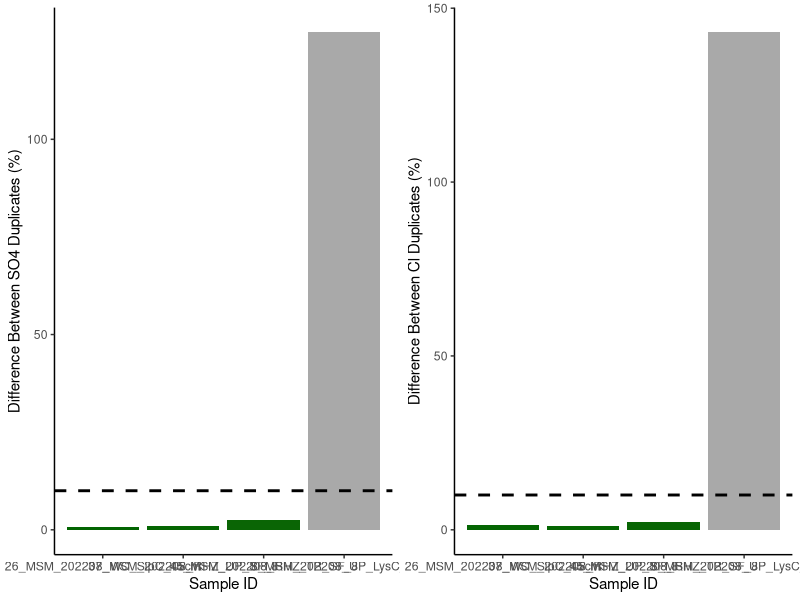
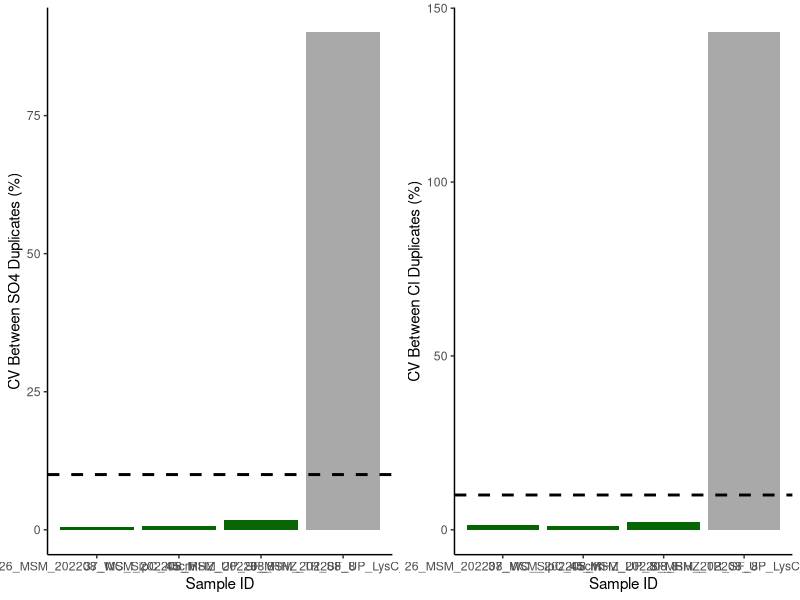
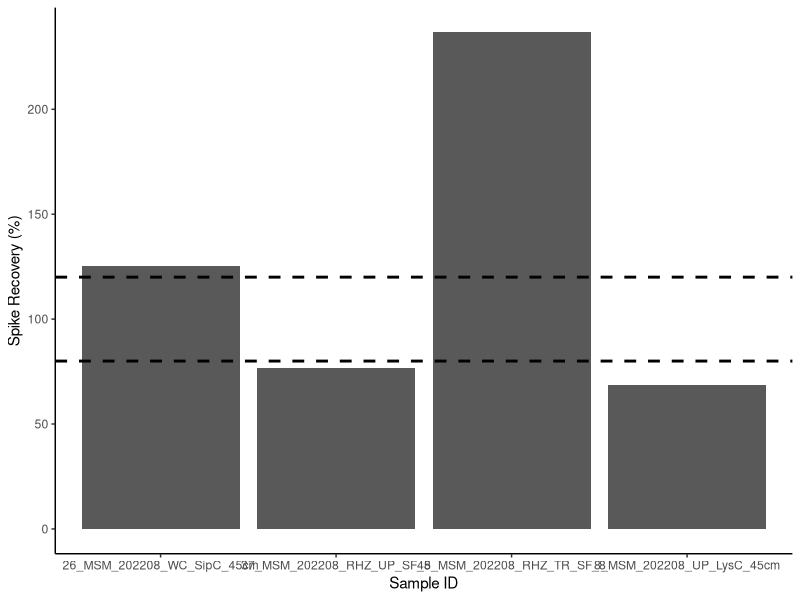

The R script that drew these images, in order: (Note: this script raises an error after producing the figures.)
## ---- chunk 1
knitr::opts_chunk$set(echo = TRUE)

## Load data.table package
library(data.table)
library(ggplot2)
library(dplyr)
library(data.table)
library(matrixStats)
library(gridExtra)
library(ggpubr)
library(grid)
library(stringr)
## ---- chunk 2
# SULFATE DATA: 

## Read in raw data file from Dionex - copied and saved as a txt
Sdat <- read.table("Raw Data/COMPASS_Synoptic_CB_MonMon_202208_SO4a.txt", sep='\t' , header=T, skip=3)
head(Sdat)

## Only keep the columns that we need 
Sdat <- Sdat[ ,c(2,5)] # dont need this here 
head(Sdat)

## Name the columns correctly 
colnames(Sdat) <- c( "Sample_ID", "SO4_ppm")
Sdat$Sample_ID <- as.factor(Sdat$Sample_ID)
Sdat$SO4_ppm <- as.numeric(Sdat$SO4_ppm)
Sdat <- as.data.frame(Sdat)
head(Sdat)

#Chloride data 
## Read in raw data file from Dionex - copied and saved as a txt
Cldat <- read.table("Raw Data/COMPASS_Synoptic_CB_MonMon_202208_Cla.txt",sep='\t' , header=T, skip=3)
head(Cldat)

## Only keep the columns that we need 
Cldat <- Cldat[ ,c(2,5)]
head(Cldat)

## Name the columns correctly 
colnames(Cldat) <- c( "Sample_ID", "Cl_ppm")
Cldat$Sample_ID <- as.factor(Cldat$Sample_ID)
Cldat$Cl_ppm <- as.numeric(Cldat$Cl_ppm)
Cldat <- as.data.frame(Cldat)
head(Cldat) 


## Bring the data back together: 
all_dat <- merge(Sdat, Cldat, by="Sample_ID")
head(all_dat)

## Remove empty lines 
all_dat <- all_dat[!(is.na(all_dat$Sample_ID) | all_dat$Sample_ID==""), ]
head(all_dat)

all_dat <- droplevels(all_dat[!all_dat$Sample_ID == 'Lab Blank',])
head(all_dat)



## ---- chunk 3
stds <- all_dat[grepl("Standard", all_dat$Sample_ID),]
head(stds)

stds_chk_S <- stds %>%
	group_by(Sample_ID) %>%
	summarise(mean = mean(SO4_ppm), sd = sd(SO4_ppm))
stds_chk_S$cv <- (stds_chk_S$sd/stds_chk_S$mean)*100
stds_chk_S$flag <-  ifelse(stds_chk_S$cv <2, 'YES', 'NO, rerun')
head(stds_chk_S)

stds_chk_Cl <- stds %>%
	group_by(Sample_ID) %>%
	summarise(mean = mean(Cl_ppm), sd = sd(Cl_ppm))
stds_chk_Cl$cv <- (stds_chk_Cl$sd/stds_chk_Cl$mean)*100
stds_chk_Cl$flag <-  ifelse(stds_chk_Cl$cv <2, 'YES', 'NO, rerun')
head(stds_chk_Cl)
## ---- chunk 4
#remove standards from sample dataframe
sampledat <- all_dat[!grepl("Standard", all_dat$Sample_ID),]
head(sampledat)

# Constants needed for calculations: 
clmw <- 35.45     #molecular weight of Chloride: 35.45 
smw <- 32.06      #molecular weight of sulfur: 32.06


# Convert ppm to mmol/L
sampledat$SO4_mM <- (sampledat$SO4_ppm / smw)
sampledat$Cl_mM <- (sampledat$Cl_ppm / clmw)


# Calculate Salinity 
# calculated using the Knudsen equation 
# Salinity = 0.03 + 1.8050 * Chlorinity
# Ref: A Practical Handbook of Seawater Analysis by Strickland & Parsons (P. 11)
# =((1.807*Cl_ppm)+0.026)/1000
sampledat$salinity <- ((1.8070 * sampledat$Cl_ppm) + 0.026) / 1000


head(sampledat)
## ---- chunk 5
#Show me the data that we have from the calculations 
head(sampledat)

#pull out any rows that have "dup" in the SampleID column
dups <- sampledat %>%  
  filter(str_detect(Sample_ID, "dup"))      #have to change this to match data
head(dups)

#remove these from sample dataframe in a new dataframe
sampledat2 <- sampledat %>%  
  filter(!str_detect(Sample_ID, "dup")) %>%  
  filter(!str_detect(Sample_ID, "spk")) 
head(sampledat2)

#remove the dup from these IDs so we will have duplicate sample names
dups$Sample_ID<-gsub("_dup","",as.character(dups$Sample_ID))
dups <- dups[ ,-c(2,3)]
colnames(dups) <- c('Sample_ID', 'SO4_mM_dup', "Cl_mM_dup", "salinity_dup")
head(dups)

#put it back together with the old data set and look for duplicates 
QAdups <- merge(sampledat2, dups)
head(QAdups)

QAdups$SO4_dups_chk <- ((abs(QAdups$SO4_mM-QAdups$SO4_mM_dup))/((QAdups$SO4_mM+QAdups$SO4_mM_dup)/2))*100
QAdups$SO4_dups_flag <-  ifelse(QAdups$SO4_dups_chk <10, 'YES', 'NO, rerun')

QAdups$Cl_dups_chk <- ((abs(QAdups$Cl_mM-QAdups$Cl_mM_dup))/((QAdups$Cl_mM+QAdups$Cl_mM_dup)/2))*100
QAdups$Cl_dups_flag <-  ifelse(QAdups$Cl_dups_chk <10, 'YES', 'NO, rerun')

head(QAdups)

#plot dups output as a bar graph to easily check - want any over 10% to be red need to work on this 
Sdupsbar <- ggplot(data = QAdups, aes(x = Sample_ID, y = SO4_dups_chk, fill=SO4_dups_chk)) +
       geom_bar(stat = 'identity') + 
        scale_fill_gradient2(low='darkgreen', mid='darkgreen', high='darkgrey', space='Lab') + 
        theme_classic() + labs(x= "Sample ID", y="Difference Between SO4 Duplicates (%)") + 
        theme(legend.position="none") +  geom_hline(yintercept=10, linetype="dashed", 
                color = "black", size=1)


Cldupsbar <- ggplot(data = QAdups, aes(x = Sample_ID, y = Cl_dups_chk, fill=Cl_dups_chk)) +
       geom_bar(stat = 'identity') + 
        scale_fill_gradient2(low='darkgreen', mid='darkgreen', high='darkgrey', space='Lab') + 
        theme_classic() + labs(x= "Sample ID", y="Difference Between Cl Duplicates (%)") + 
        theme(legend.position="none") +  geom_hline(yintercept=10, linetype="dashed", 
                color = "black", size=1)

ggarrange(Sdupsbar, Cldupsbar,ncol=2, nrow=1)

#check for percent of no, reruns to see if it  would warrant reruns 
Perc_dups <- QAdups %>% 
  group_by(SO4_dups_flag) %>%
  summarise(S_no_rows = length(SO4_dups_flag)) 
Perc_dups1 <- QAdups %>% 
  group_by(Cl_dups_flag) %>%
  summarise(Cl_no_rows = length(Cl_dups_flag))
colnames(Perc_dups) <- c("Flag", "S_no_rows")
colnames(Perc_dups1) <- c("Flag", "Cl_no_rows")
Perc_dups2 <- cbind(Perc_dups, Perc_dups1)

Perc_dups2$Total <- length(QAdups$SO4_dups_flag)
Perc_dups2$S_Percent <- (Perc_dups2$S_no_rows / Perc_dups2$Total)*100
Perc_dups2$Cl_Percent <- (Perc_dups2$Cl_no_rows / Perc_dups2$Total)*100
head(Perc_dups2)


## ---- chunk 6
#the cv 
# calculate the sd bewteen the two duplicates then divide by the mean and multiply by 100 

df2 <- as.data.frame(QAdups$SO4_mM)
df2$dups <- QAdups$SO4_mM_dup

df2$sds <- apply(df2,1,sd)

QAdups$SO4_dups_cv <- (df2$sds)/((QAdups$SO4_mM+QAdups$SO4_mM_dup)/2) * 100
QAdups$SO4_dups_cv_flag <-  ifelse(QAdups$SO4_dups_cv <11, 'YES', 'NO, rerun')

head(QAdups)

#plot dups output as a bar graph to easily check - want any over 10% to be red need to work on this 
Sdupsbar <- ggplot(data = QAdups, aes(x = Sample_ID, y = SO4_dups_cv, fill=SO4_dups_chk)) +
       geom_bar(stat = 'identity') + 
        scale_fill_gradient2(low='darkgreen', mid='darkgreen', high='darkgrey', space='Lab') + 
        theme_classic() + labs(x= "Sample ID", y="CV Between SO4 Duplicates (%)") + 
        theme(legend.position="none") +  geom_hline(yintercept=10, linetype="dashed", 
                color = "black", size=1)


Cldupsbar <- ggplot(data = QAdups, aes(x = Sample_ID, y = Cl_dups_chk, fill=Cl_dups_chk)) +
       geom_bar(stat = 'identity') + 
        scale_fill_gradient2(low='darkgreen', mid='darkgreen', high='darkgrey', space='Lab') + 
        theme_classic() + labs(x= "Sample ID", y="CV Between Cl Duplicates (%)") + 
        theme(legend.position="none") +  geom_hline(yintercept=10, linetype="dashed", 
                color = "black", size=1)

ggarrange(Sdupsbar, Cldupsbar,ncol=2, nrow=1)

#check for percent of no, reruns to see if it  would warrant reruns 
Perc_dups <- QAdups %>% 
  group_by(SO4_dups_flag) %>%
  summarise(S_no_rows = length(SO4_dups_flag)) 
Perc_dups1 <- QAdups %>% 
  group_by(Cl_dups_flag) %>%
  summarise(Cl_no_rows = length(Cl_dups_flag))
colnames(Perc_dups) <- c("Flag", "S_no_rows")
colnames(Perc_dups1) <- c("Flag", "Cl_no_rows")
Perc_dups2 <- cbind(Perc_dups, Perc_dups1)

Perc_dups2$Total <- length(QAdups$SO4_dups_flag)
Perc_dups2$S_Percent <- (Perc_dups2$S_no_rows / Perc_dups2$Total)*100
Perc_dups2$Cl_Percent <- (Perc_dups2$Cl_no_rows / Perc_dups2$Total)*100
head(Perc_dups2)


## ---- chunk 7
#Show me the data that we have from the calculations 
head(sampledat)

#pull out any rows that have "spk" in the SampleID column
spks <- sampledat %>%  
  filter(str_detect(Sample_ID, "spk"))      #have to change this to match data
head(spks)

#remove the dup from these IDs so we will have duplicate sample names
spks$Sample_ID<-gsub("_spk","",as.character(spks$Sample_ID))
spks <- spks[ ,-c(2,3, 5,6)]
colnames(spks) <- c('Sample_ID', 'SO4_mM_spk')
head(spks)

#put it back together with the old data set and look for duplicates 
QAspks <- merge(sampledat, spks)
head(QAspks)

#now we need to calculate the spike concentration and calculate the spike recovery
spkconc <- (250/smw)    # in mM
spkvol <- 10             # in uL
spkvol <- spkvol/1000000 
#spike for these samples was 10uL of the 250mM standard
QAspks$SO4_spk_Conc <- (spkconc)*spkvol         # mmoles of SO4 
head(QAspks)

#need to determine dilution factors and initial amount of sample added
#if your samples are all the same dilution just use the first line 
#for Steph / COMPASS this depends on the site so... 
QAspks$Dilution <- 1
QAspks$Dilution <-  ifelse(str_detect(QAspks$Sample_ID, "MSM_UP"), 50, QAspks$Dilution)
QAspks$Dilution <-  ifelse(str_detect(QAspks$Sample_ID, "MSM_TR"), 50, QAspks$Dilution)
QAspks$Dilution <-  ifelse(str_detect(QAspks$Sample_ID, "MSM_WC"), 100, QAspks$Dilution)
QAspks$Dilution <-  ifelse(str_detect(QAspks$Sample_ID, "GCrew_UP"), 50, QAspks$Dilution)
QAspks$Dilution <-  ifelse(str_detect(QAspks$Sample_ID, "GCrew_TR"), 50, QAspks$Dilution)
QAspks$Dilution <-  ifelse(str_detect(QAspks$Sample_ID, "GCrew_WC"), 100, QAspks$Dilution)
QAspks$Dilution <-  ifelse(str_detect(QAspks$Sample_ID, "GWI_UP"), 100, QAspks$Dilution)
QAspks$Dilution <-  ifelse(str_detect(QAspks$Sample_ID, "GWI_TR"), 100, QAspks$Dilution)
QAspks$Dilution <-  ifelse(str_detect(QAspks$Sample_ID, "GWI_WC"), 200, QAspks$Dilution)
#QAspks$Dilution <-  ifelse(str_detect(QAspks$Sample_ID, "SWH_UP"), 100, QAspks$Dilution)
#QAspks$Dilution <-  ifelse(str_detect(QAspks$Sample_ID, "SWH_TR"), 100, QAspks$Dilution)
#QAspks$Dilution <-  ifelse(str_detect(QAspks$Sample_ID, "SWH_WC"), 100, QAspks$Dilution)

#Set Sample volumes in uL 
QAspks$SampleVol <- 1
QAspks$SampleVol <-  ifelse(str_detect(QAspks$Sample_ID, "MSM_UP"), 1501, QAspks$SampleVol)
QAspks$SampleVol <-  ifelse(str_detect(QAspks$Sample_ID, "MSM_TR"), 1501, QAspks$SampleVol)
QAspks$SampleVol <-  ifelse(str_detect(QAspks$Sample_ID, "MSM_WC"), 1475, QAspks$SampleVol)
QAspks$SampleVol <-  ifelse(str_detect(QAspks$Sample_ID, "GCrew_UP"), 1501, QAspks$SampleVol)
QAspks$SampleVol <-  ifelse(str_detect(QAspks$Sample_ID, "GCrew_TR"), 1501, QAspks$SampleVol)
QAspks$SampleVol <-  ifelse(str_detect(QAspks$Sample_ID, "GCrew_WC"), 1475, QAspks$SampleVol)
QAspks$SampleVol <-  ifelse(str_detect(QAspks$Sample_ID, "GWI_UP"), 1475, QAspks$SampleVol)
QAspks$SampleVol <-  ifelse(str_detect(QAspks$Sample_ID, "GWI_TR"), 1475, QAspks$SampleVol)
QAspks$SampleVol <-  ifelse(str_detect(QAspks$Sample_ID, "GWI_WC"), 1462, QAspks$SampleVol)
#QAspks$SampleVol <-  ifelse(str_detect(QAspks$Sample_ID, "SWH_UP"), 100, QAspks$SampleVol)
#QAspks$SampleVol <-  ifelse(str_detect(QAspks$Sample_ID, "SWH_TR"), 100, QAspks$SampleVol)
#QAspks$SampleVol <-  ifelse(str_detect(QAspks$Sample_ID, "SWH_WC"), 100, QAspks$SampleVol)

#change sample volume to L 
QAspks$SampleVol <- QAspks$SampleVol/1000000
head(QAspks)

#gives us the total SO4 in the sample in mmoles
QAspks$SO4_Total_unspkd <- (QAspks$SO4_mM/QAspks$Dilution)*(QAspks$SampleVol) 

##total SO4 in spiked sample in mmoles
QAspks$SO4_Total_spkd <- (QAspks$SO4_mM_spk/QAspks$Dilution)*(QAspks$SampleVol+spkvol) 

QAspks$SO4_expctd_spkd <-  (QAspks$SO4_Total_unspkd + QAspks$SO4_spk_Conc)
QAspks$spk_recovery <-    (QAspks$SO4_Total_spkd/QAspks$SO4_expctd_spkd)*100
QAspks$SO4_spks_flag <-  ifelse(QAspks$spk_recovery <=120 & QAspks$spk_recovery >=80 , 'YES', 'NO, rerun')  #fix 

head(QAspks)

#plot spk recoveries output as a bar graph to easily check - want any over 10% to be red need to work on this 
spksbar <- ggplot(data = QAspks, aes(x = Sample_ID, y = spk_recovery)) +
        geom_bar(stat = 'identity') + 
        scale_fill_manual(values=c("lightblue4")) + 
        theme_classic() + labs(x= "Sample ID", y="Spike Recovery (%)") + 
        theme(legend.position="none") +  
        geom_hline(yintercept=80, linetype="dashed", color = "black", size=1) + 
        geom_hline(yintercept=120, linetype="dashed", color = "black", size=1)

spksbar



#check for percent of no, reruns to see if it  would warrant reruns 
Perc_spks <- QAspks %>% 
  group_by(SO4_spks_flag) %>%
  summarise(no_rows = length(SO4_spks_flag)) 
Perc_spks$Total <- length(QAspks$SO4_spks_flag)
Perc_spks$Percent <- (Perc_spks$no_rows / Perc_spks$Total)*100
head(Perc_spks)

## ---- chunk 8
#for steph <- pull out identifiers of the sample names 
#pull the sample ID and separate it by the underscores 
IDs <- data.frame(do.call('rbind', strsplit(as.character(sampledat2$Sample_ID),'_',fixed=TRUE)))
colnames(IDs) <- c("Analysis_No" , "Date","Site", "Zone", "Replicate", "Depth", "Tree")
head(IDs)

#rejoin them to the dataframe
alldat <- cbind(IDs, sampledat2)
head(alldat)

## ---- chunk 9

write.csv(alldat, file="Processed Data/COMPASS_SynopticCB_PW_Processed_Cl_SO4_202208a.csv")  #Change file name
